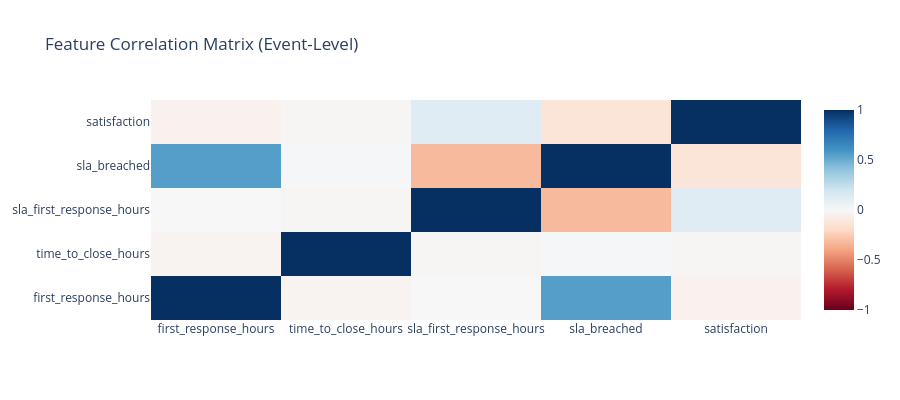

Notebook code cell kept with this figure:
### Markdown cell above
[//]: # (cr:doc name='1c_8_correlation_matrix_analysis' id=9fe76cbd)
## 1c.8 Correlation Matrix Analysis

**📊 Understanding Feature Relationships:**

This section shows feature-feature relationships in two complementary ways:
- **Correlation Matrix**: Numerical summary (r values)
- **Scatter Matrix**: Visual relationships with cohort overlay

| Correlation | Interpretation | Action |
|-------------|----------------|--------|
| `\|r\|` > 0.9 | Near-duplicate features | Remove one |
| `\|r\|` > 0.7 | Strong relationship | Consider combining |
| `\|r\|` < 0.3 | Weak/no relationship | Independent features |

### Code cell
# @cr:code name='compute_correlations' id=2057ab4b
# Correlation matrix for numeric event attributes
# Define analysis columns - exclude entity, time, target, and temporal metadata
numeric_event_cols = [c for c in df.select_dtypes(include=[np.number]).columns
                      if c not in [ENTITY_COLUMN, TIME_COLUMN, TARGET_COLUMN]
                      and c not in TEMPORAL_METADATA_COLS
                      and 'target' not in c.lower()]

excluded_cols = [c for c in df.select_dtypes(include=[np.number]).columns if c not in numeric_event_cols]

print(f"Correlation Analysis (event-level, n={len(df):,})")
print(f"  Included ({len(numeric_event_cols)}): {numeric_event_cols}")
print(f"  Excluded ({len(excluded_cols)}): {excluded_cols}")

if len(numeric_event_cols) >= 2:
    corr_matrix = df[numeric_event_cols].corr()
    fig = charts.heatmap(
        corr_matrix.to_numpy(), x_labels=numeric_event_cols, y_labels=numeric_event_cols,
        title="Feature Correlation Matrix (Event-Level)"
    )
    display_figure(fig)

    # High correlation pairs
    high_corr = []
    for i in range(len(numeric_event_cols)):
        for j in range(i+1, len(numeric_event_cols)):
            corr_val = corr_matrix.iloc[i, j]
            if abs(corr_val) > 0.7:
                high_corr.append((numeric_event_cols[i], numeric_event_cols[j], corr_val))

    if high_corr:
        print("\n⚠️ Highly correlated pairs (|r| > 0.7):")
        for c1, c2, r in sorted(high_corr, key=lambda x: abs(x[2]), reverse=True)[:5]:
            print(f"   {c1} ↔ {c2}: r={r:.2f}")

### Figure 1 — Plotly figure (JSON) as saved in the notebook; plotly's stock layout.template omitted (floating-point values rounded to 4 significant figures)
{"data": [{"colorscale": [[0.0, "rgb(103,0,31)"], [0.1, "rgb(178,24,43)"], [0.2, "rgb(214,96,77)"], [0.3, "rgb(244,165,130)"], [0.4, "rgb(253,219,199)"], [0.5, "rgb(247,247,247)"], [0.6, "rgb(209,229,240)"], [0.7, "rgb(146,197,222)"], [0.8, "rgb(67,147,195)"], [0.9, "rgb(33,102,172)"], [1.0, "rgb(5,48,97)"]], "type": "heatmap", "x": ["first_response_hours", "time_to_close_hours", "sla_first_response_hours", "sla_breached", "satisfaction"], "y": ["first_response_hours", "time_to_close_hours", "sla_first_response_hours", "sla_breached", "satisfaction"], "z": [[1.0, -0.0296, -0.0003814, 0.5544, -0.0427], [-0.0296, 1.0, -0.0116, 0.009466, -0.01228], [-0.0003814, -0.0116, 1.0, -0.321, 0.1275], [0.5544, 0.009466, -0.321, 1.0, -0.1264], [-0.0427, -0.01228, 0.1275, -0.1264, 1.0]], "zmid": 0}], "layout": {"height": 400, "title": {"text": "Feature Correlation Matrix (Event-Level)"}}}
